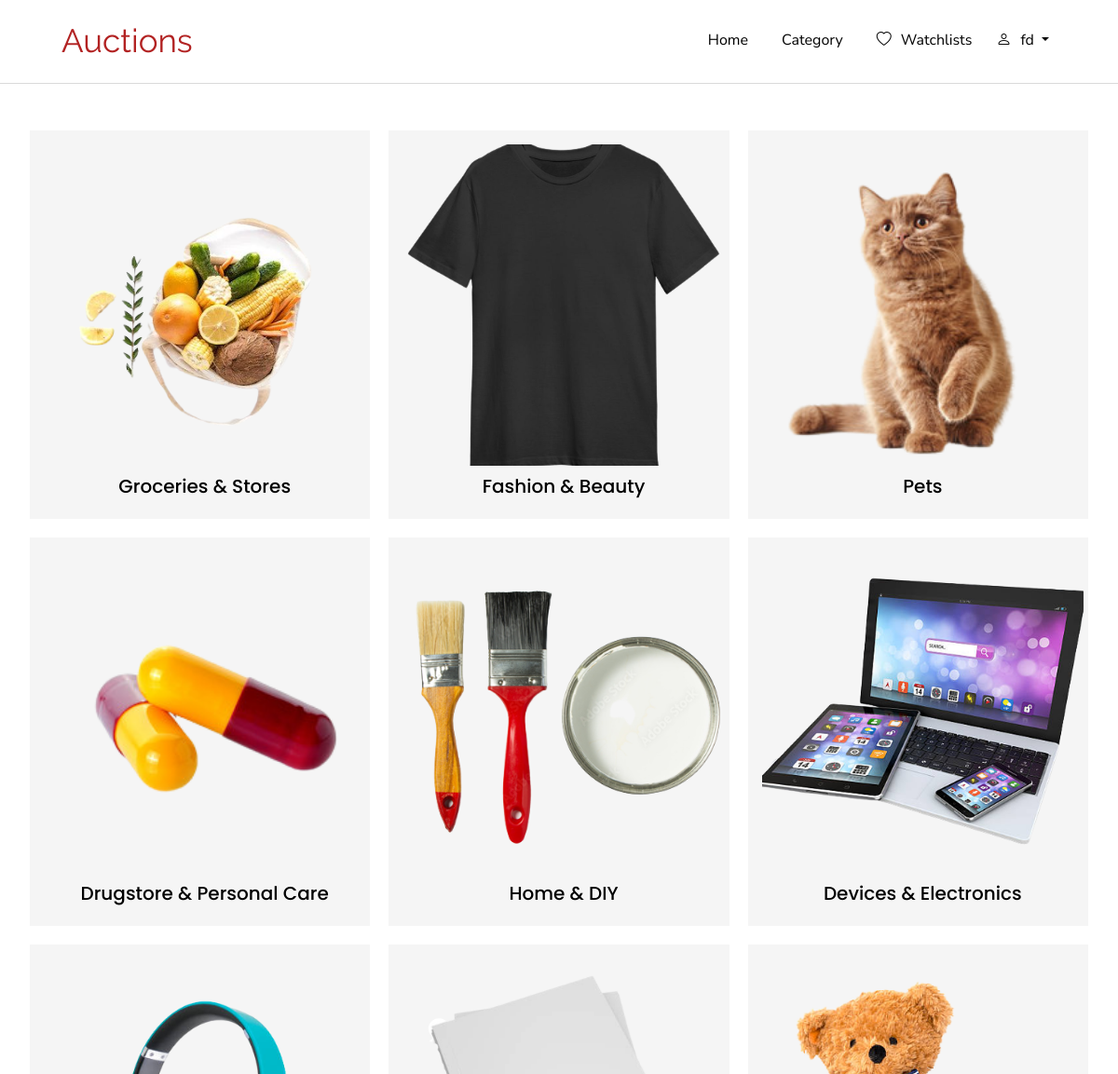
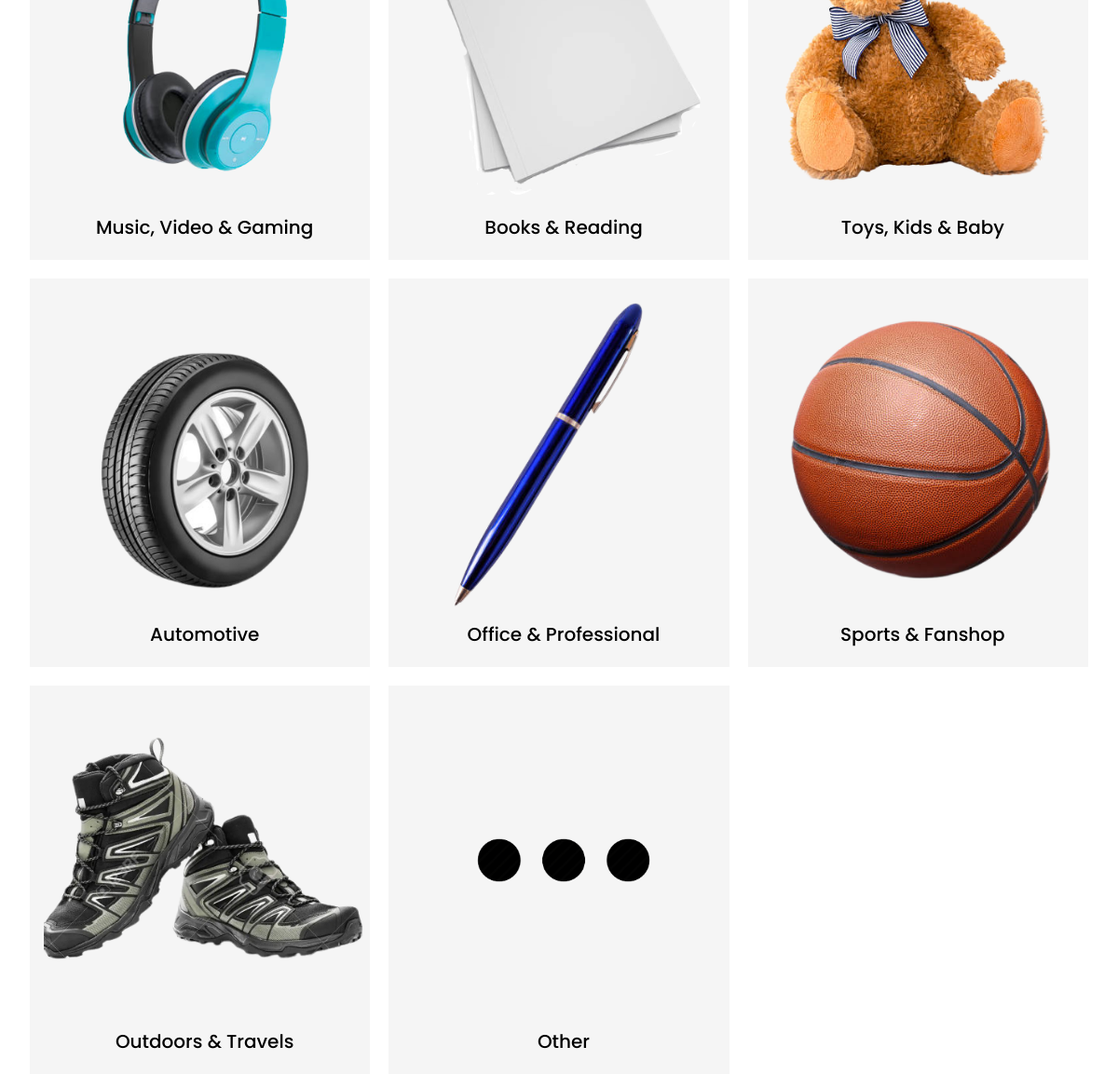
The app's page /category (signed in) with its own data (2 pictures, top to bottom).
### auctions/models.py (models this page shows)
class User(AbstractUser):
    pass

class Category(models.Model):
    CATEGORIES = ("Groceries & Stores", "Groceries & Stores"), ("Fashion & Beauty", "Fashion & Beauty"), ("Pets", "Pets"), ("Drugstore & Personal Care", "Drugstore & Personal Care"), ("Home & DIY", "Home & DIY"), ("Devices & Electronics", "Devices & Electronics"), ("Music, Video & Gaming", "Music, Video & Gaming"), ("Books & Reading", "Books & Reading"), ("Toys, Kids & Baby", "Toys, Kids & Baby"), ("Automotive", "Automotive"), ("Office & Professional", "Office & Professional"), ("Sports & Fanshop", "Sports & Fanshop"), ("Outdoors & Travels", "Outdoors & Travels"), ("Other", "Other")
    name = models.CharField(max_length=100, choices=CATEGORIES, primary_key=True)
    category_image = models.ImageField(upload_to='category/', blank=True, null=True)
    def __str__(self):
        return f"{self.name}"

### auctions/views.py (the view)
# urls.py: path("category", views.category, name="category"),
def category(request):
    categories = Category.objects.all()
    return render(request, "auctions/category.html", {
        "category": categories
    })

### auctions/templates/auctions/category.html
{% extends "auctions/layout.html" %}
{% block body %}
    <div class="container">
        <div class="category__grid">
            {% for category in category %}
            <a href="{% url 'categories' category %}">
                <div class="category__cards" >
                    {% if category.category_image %}
                        <img class="category__image" src="{{ category.category_image.url}}" alt="{{ category.name }}" >
                    {% else %}
                        <img class="category__image" src="static/auctions/noimage.jpg" alt="{{ category.name }}">
                    {% endif %}
                    <div class="category__content">
                        <h2 class="category__title">{{ category.name }}</h2>
                    </div>
                </div>
            </a>
            {% endfor %}
        </div>
    </div>
{% endblock %}

### auctions/templates/auctions/layout.html (shortened to what this page needs)
{% load static %}
{% load widget_tweaks %}
<!DOCTYPE html>
<html lang="en">
    <head>
        <link rel="stylesheet" href="https://stackpath.bootstrapcdn.com/bootstrap/4.4.1/css/bootstrap.min.css">
        <link rel="stylesheet" href="https://cdn.jsdelivr.net/npm/bootstrap-icons@1.8.3/font/bootstrap-icons.css">
        <link href="{% static 'styles.css' %}" rel="stylesheet">
    </head>
    <body>
        <nav class="nav__item navbar navbar-expand-lg navbar-light sticky-top">
            <a href="{% url 'index' %}" class="nav__title navbar-brand"> Auctions</a>
            <div class="nav__content collapse navbar-collapse" id="navbarMenu">
                <ul class="navbar-nav ml-auto">
                    <li class="nav-item">
                        <a href="{% url 'index' %}" class="nav__link nav-link">Home</a>
                    </li>
                    <li class="nav-item">
                        <a href="{% url 'category' %}" class="nav__link nav-link">Category</a>
                    </li>
                    {% if user.is_authenticated %}
                    <li class="nav-item">
                        <a href="{% url 'watches' %}" class="nav__link nav-link"><i class="nav__i bi bi-heart"></i>Watchlists</a>
                    </li>
                    <div class="dropdown">
                        <a class="nav__link nav-link dropdown-toggle" href="#" role="button" id="dropdownMenuLink" data-bs-toggle="dropdown" aria-expanded="false">
                        <i class="nav__i bi bi-person"></i>{{ request.user }}
                        </a>
                    </div>
                    {% endif %}
                </ul>
            </div>
        </nav>
        {% block body %}
        {% endblock %}
    </body>
</html>

### auctions/static/styles.css (style rules this page uses)
body { margin: 0; }
img, picture { max-width: 100%; display: block; }
.navbar { background-color: white; border-bottom: 1px solid #dadada; }
.navbar-light .navbar-brand { color: firebrick; }
.nav__title { font-family: 'Raleway', sans-serif; font-size: 35px; margin: 0 0 0 50px; padding: 10px 0 10px 0; }
.nav__content { font-family: 'Nunito Sans', sans-serif; margin: 0 50px 0 0; padding: 10px 0 10px 0; }
.nav__i { margin: 0 10px 0 0; }
.nav-item { padding: 0 10px 0 10px; }
.nav__link { border-bottom: 2px solid transparent; transition: 0.10s; }
.navbar-light .navbar-nav .nav-link { color: black; }
.container { max-width: 100rem; margin-inline: auto; padding-inline: 2rem; }
a { text-decoration: none; }
.category__grid { display: grid; grid-template-columns: repeat(auto-fit, minmax(20rem, 1.5fr)); gap: 20px; margin: 50px 0 0 0; }
.category__cards { background: #f5f5f5; padding: 15px 5px 15px 15px; transition: 0.25s; }
.category__image { width: 100%; aspect-ratio: 1 / 1; object-fit: cover; }
.category__content { text-align: center; }
.category__title { font-family: 'Poppins', sans-serif; font-size: 20px; color: black; padding: 10px 0 0 0; }

### records on screen
User: user "fd"
Category: category_image (picture), name "Groceries & Stores"
Category: category_image (picture), name "Fashion & Beauty"
Category: category_image (picture), name "Pets"
Category: category_image (picture), name "Drugstore & Personal Care"
Category: category_image (picture), name "Home & DIY"
Category: category_image (picture), name "Devices & Electronics"
Category: category_image (picture), name "Music, Video & Gaming"
Category: category_image (picture), name "Books & Reading"
Category: category_image (picture), name "Toys, Kids & Baby"
Category: category_image (picture), name "Automotive"
Category: category_image (picture), name "Office & Professional"
Category: category_image (picture), name "Sports & Fanshop"
Category: category_image (picture), name "Outdoors & Travels"
Category: category_image (picture), name "Other"
